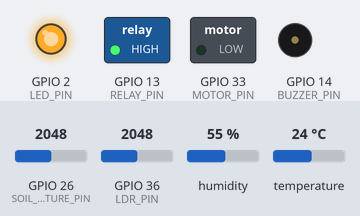
Simulated run of this sketch. Board: ESP32. Parts: switched loads named in the sketch (green lamp = pin HIGH), output pins drawn as LEDs (lit = HIGH), buzzer (waves = sounding, pin HIGH). The test bench sets the inputs (shaded band); at power-on: GPIO 26 (SOIL_MOISTURE_PIN) = 2048, GPIO 36 (LDR_PIN) = 2048, humidity 55 %, temperature 24 °C. WiFi joins after 1.5 s; servers stay silent unless stated; what the sketch prints to the serial monitor is not drawn.

Above: at 0.1 s.
At 2.2 s:
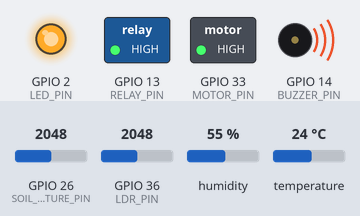
Timing chart, 0 to 3.7 s (numbered marks = the images above):
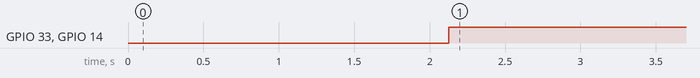

Measured:
- by itself, GPIO 33 (MOTOR_PIN), GPIO 14 (BUZZER_PIN): LOW → HIGH at 2.1 s

The sketch:

firebase_project.ino
```cpp
#define WIFI_SSID "#####"
#define WIFI_PASSWORD "######"

// Firebase database URL and secret
#define FIREBASE_HOST "#######"
#define FIREBASE_AUTH "#######"

#include <WiFi.h>
#include <FirebaseESP32.h>
#include <DHT.h>

// DHT 11 sensor type
#define DHTPIN 32       // Pin connected to the DHT sensor
#define DHTTYPE DHT11

#define SOIL_MOISTURE_PIN 26  // Changed to GPIO26 for analog input
#define RELAY_PIN 13
#define MOTOR_PIN 33
#define BUZZER_PIN 14
#define LED_PIN 2
#define LDR_PIN 36     // LDR connected to GPIO36
#define RGB_PIN_RED 4

DHT dht(DHTPIN, DHTTYPE);

// Define Firebase objects
FirebaseData firebaseData;
FirebaseConfig firebaseConfig;
FirebaseAuth firebaseAuth;

void setup() {
  Serial.begin(115200);

  pinMode(RELAY_PIN, OUTPUT);
  pinMode(MOTOR_PIN, OUTPUT);
  pinMode(BUZZER_PIN, OUTPUT);
  pinMode(SOIL_MOISTURE_PIN, INPUT);
  pinMode(LED_PIN, OUTPUT);
  pinMode(LDR_PIN, INPUT);

  digitalWrite(RELAY_PIN, HIGH);
  digitalWrite(MOTOR_PIN, LOW);
  digitalWrite(BUZZER_PIN, LOW);
  digitalWrite(LED_PIN, HIGH);

  dht.begin();

  // Connect to Wi-Fi
  WiFi.begin(WIFI_SSID, WIFI_PASSWORD);
  Serial.print("Connecting to Wi-Fi");
  while (WiFi.status() != WL_CONNECTED) {
    delay(500);
    Serial.print(".");
  }
  Serial.println("Connected to Wi-Fi");

  // Connect to Firebase
  Firebase.begin(FIREBASE_HOST, FIREBASE_AUTH);
  Firebase.reconnectWiFi(true);
}

void loop() {
  // Read sensors
  float humidity = dht.readHumidity();
  float temperature = dht.readTemperature();
  int soilMoisture = analogRead(SOIL_MOISTURE_PIN); // Read analog value
  int ldrValue = analogRead(LDR_PIN) / 10;  // Read LDR value

  if (isnan(humidity) || isnan(temperature)) {
    Serial.println("Failed to read from sensors!");
    return;
  }

  Serial.print("Humidity: ");
  Serial.print(humidity);
  Serial.print(" %\t");
  Serial.print("Temperature: ");
  Serial.print(temperature);
  Serial.print(" *C\t");
  Serial.print("Soil Moisture: ");
  Serial.print(soilMoisture);
  Serial.print("\tLDR Value: ");
  Serial.println(ldrValue);

  // Send data to Firebase
  Firebase.setFloat(firebaseData, "/humidity", humidity);
  Firebase.setFloat(firebaseData, "/temperature", temperature);
  Firebase.setInt(firebaseData, "/soilMoisture", soilMoisture);
  Firebase.setInt(firebaseData, "/ldrValue", ldrValue);

  // Control relay, motor, and buzzer based on temperature and soil moisture
  if (temperature < 30 || soilMoisture < 300) {
    digitalWrite(MOTOR_PIN, HIGH);  // Turn on water pump
    digitalWrite(BUZZER_PIN, HIGH); // Turn on buzzer
    Firebase.setInt(firebaseData, "/relayStatus", 1);
  } else {
    digitalWrite(MOTOR_PIN, LOW);    // Turn off water pump
    digitalWrite(BUZZER_PIN, LOW);  // Turn off buzzer
    Firebase.setInt(firebaseData, "/relayStatus", 0);
  }

  delay(5000); // Adjust the delay as needed
}
```
